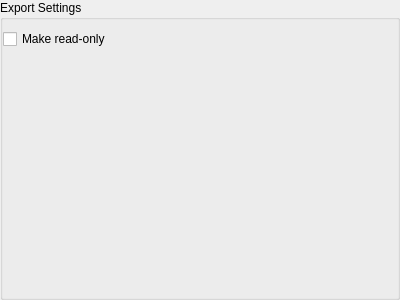
<?xml version="1.0" encoding="UTF-8"?>
<ui version="4.0">
 <class>ExportLayoutSettingsWidget</class>
 <widget class="QWidget" name="ExportLayoutSettingsWidget">
  <property name="geometry">
   <rect>
    <x>0</x>
    <y>0</y>
    <width>400</width>
    <height>300</height>
   </rect>
  </property>
  <layout class="QVBoxLayout" name="verticalLayout">
   <property name="leftMargin">
    <number>0</number>
   </property>
   <property name="topMargin">
    <number>0</number>
   </property>
   <property name="rightMargin">
    <number>0</number>
   </property>
   <property name="bottomMargin">
    <number>0</number>
   </property>
   <item>
    <widget class="QGroupBox" name="groupBox">
     <property name="title">
      <string>Export Settings</string>
     </property>
     <property name="flat">
      <bool>true</bool>
     </property>
     <layout class="QVBoxLayout" name="verticalLayout_2">
      <property name="leftMargin">
       <number>0</number>
      </property>
      <property name="rightMargin">
       <number>0</number>
      </property>
      <item>
       <widget class="QCheckBox" name="readOnlyCheckBox">
        <property name="text">
         <string>Make read-only</string>
        </property>
       </widget>
      </item>
      <item>
       <widget class="QWidget" name="passwordWidget" native="true">
        <layout class="QVBoxLayout" name="verticalLayout_3"/>
       </widget>
      </item>
      <item>
       <spacer name="verticalSpacer">
        <property name="orientation">
         <enum>Qt::Vertical</enum>
        </property>
        <property name="sizeHint" stdset="0">
         <size>
          <width>20</width>
          <height>138</height>
         </size>
        </property>
       </spacer>
      </item>
     </layout>
    </widget>
   </item>
  </layout>
 </widget>
 <resources/>
 <connections/>
</ui>
